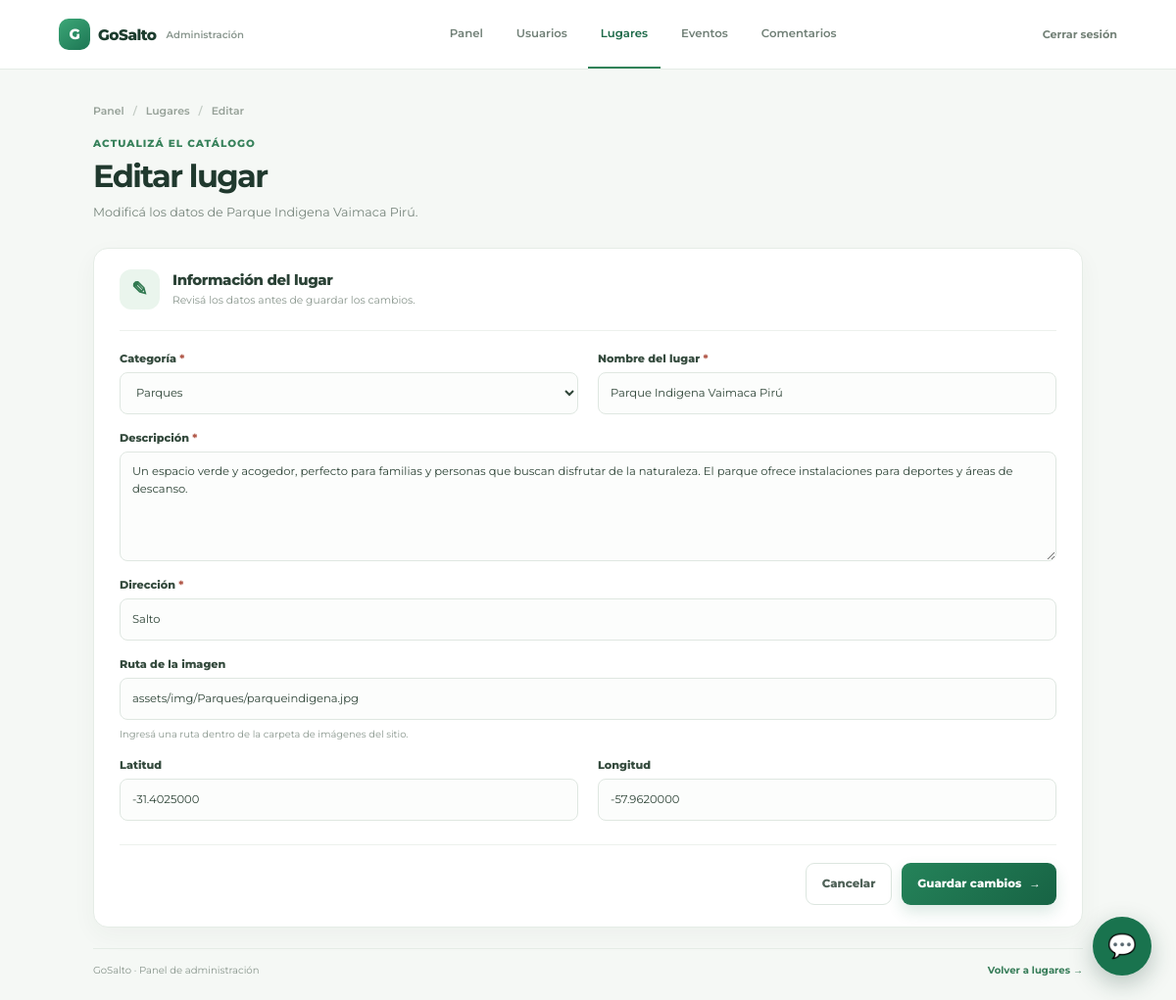
Before: /pages/admin/editar_lugar.php?id=11 (signed in) with the older database file.
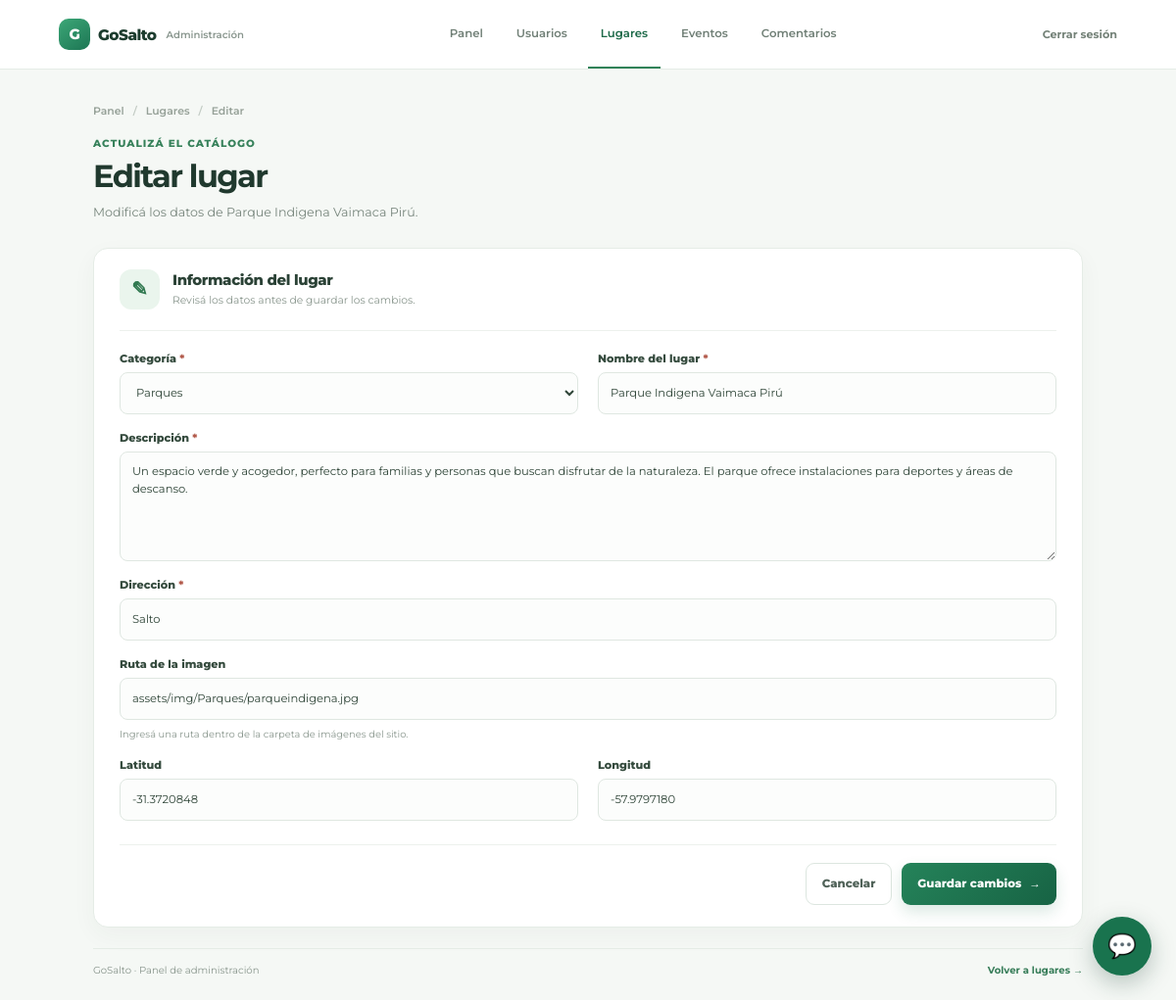
After: the same page with the newer database file.
### tables this page shows
CREATE TABLE `lugar_categoria` (
  `ID_LUGAR` int(11) NOT NULL,
  `ID_CATEGORIA` int(11) NOT NULL
);

CREATE TABLE `lugar` (
  `ID_LUGAR` int(11) NOT NULL,
  `NOMBRE` varchar(150) NOT NULL,
  `DESCRIPCION` text DEFAULT NULL,
  `DIRECCION` varchar(200) NOT NULL,
  `IMAGEN` varchar(255) DEFAULT NULL,
  `LATITUD` decimal(10,7) DEFAULT NULL,
  `LONGITUD` decimal(10,7) DEFAULT NULL
);

CREATE TABLE `categoria` (
  `ID_CATEGORIA` int(11) NOT NULL,
  `NOMBRE` varchar(100) NOT NULL
);

### pages/admin/editar_lugar.php (the view, shortened to what the changed rows need)
<?php
require_once("../../conexion.php");
$id_lugar = $_GET["id"] ?? null;
$sql = "SELECT
            l.*,
            lc.ID_CATEGORIA
        FROM LUGAR l
        LEFT JOIN LUGAR_CATEGORIA lc
            ON l.ID_LUGAR = lc.ID_LUGAR
        WHERE l.ID_LUGAR = ?";
$stmt = $conexion->prepare($sql);
$stmt->bind_param(
    "i",
    $id_lugar
);
$stmt->execute();
$lugar = $stmt->get_result()->fetch_assoc();
$categorias = $conexion->query(
    "SELECT ID_CATEGORIA, NOMBRE
     FROM CATEGORIA
     ORDER BY NOMBRE"
);
?>
<!DOCTYPE html>
<html lang="es">
<head>
    <link rel="stylesheet" href="../../assets/css/admin-panel.css?v=2">
    <link rel="stylesheet" href="../../assets/css/admin-crud.css?v=3">
</head>
<body>
<div class="admin-crud">
    <main class="admin-crud-contenido admin-crud-contenido--formulario">
        <section class="admin-crud-encabezado">
            <div>
                <p class="admin-crud-etiqueta">Actualizá el catálogo</p>
                <h1>Editar lugar</h1>
                <p>Modificá los datos de <?= htmlspecialchars($lugar["NOMBRE"], ENT_QUOTES, "UTF-8") ?>.</p>
            </div>
        </section>
        <section class="admin-crud-form-card" aria-labelledby="titulo-formulario">
            <div class="admin-crud-form-intro">
                <div><h2 id="titulo-formulario">Información del lugar</h2><p>Revisá los datos antes de guardar los cambios.</p></div>
            </div>
            <form class="admin-crud-form" method="POST">
                <div class="admin-crud-campos">
                    <div class="admin-crud-campo">
                        <label for="id_categoria">Categoría <span aria-hidden="true">*</span></label>
                        <select id="id_categoria" name="id_categoria" required>
                            <?php while ($categoria = $categorias->fetch_assoc()): ?>
                                <option value="<?= (int) $categoria["ID_CATEGORIA"] ?>" <?= (int) $categoria["ID_CATEGORIA"] === (int) $lugar["ID_CATEGORIA"] ? "selected" : "" ?>><?= htmlspecialchars($categoria["NOMBRE"], ENT_QUOTES, "UTF-8") ?></option>
                            <?php endwhile; ?>
                        </select>
                    </div>
                    <div class="admin-crud-campo">
                        <label for="nombre">Nombre del lugar <span aria-hidden="true">*</span></label>
                        <input id="nombre" type="text" name="nombre" maxlength="150" value="<?= htmlspecialchars($lugar["NOMBRE"], ENT_QUOTES, "UTF-8") ?>" required>
                    </div>
                    <div class="admin-crud-campo admin-crud-campo--ancho">
                        <label for="descripcion">Descripción <span aria-hidden="true">*</span></label>
                        <textarea id="descripcion" name="descripcion" rows="4" required><?= htmlspecialchars($lugar["DESCRIPCION"], ENT_QUOTES, "UTF-8") ?></textarea>
                    </div>
                    <div class="admin-crud-campo admin-crud-campo--ancho">
                        <label for="direccion">Dirección <span aria-hidden="true">*</span></label>
                        <input id="direccion" type="text" name="direccion" maxlength="200" value="<?= htmlspecialchars($lugar["DIRECCION"], ENT_QUOTES, "UTF-8") ?>" required>
                    </div>
                    <div class="admin-crud-campo admin-crud-campo--ancho">
                        <label for="imagen">Ruta de la imagen</label>
                        <input id="imagen" type="text" name="imagen" maxlength="255" value="<?= htmlspecialchars($lugar["IMAGEN"] ?? "", ENT_QUOTES, "UTF-8") ?>" placeholder="assets/img/ejemplo.jpg">
                        <small>Ingresá una ruta dentro de la carpeta de imágenes del sitio.</small>
                    </div>
                    <div class="admin-crud-campo">
                        <label for="latitud">Latitud</label>
                        <input id="latitud" type="number" name="latitud" step="any" min="-90" max="90" value="<?= htmlspecialchars($lugar["LATITUD"] ?? "", ENT_QUOTES, "UTF-8") ?>" placeholder="-31.3977508">
                    </div>
                    <div class="admin-crud-campo">
                        <label for="longitud">Longitud</label>
                        <input id="longitud" type="number" name="longitud" step="any" min="-180" max="180" value="<?= htmlspecialchars($lugar["LONGITUD"] ?? "", ENT_QUOTES, "UTF-8") ?>" placeholder="-57.9623953">
                    </div>
                </div>
            </form>
        </section>
    </main>
</div>
<?php include("../../includes/chat-widget.php"); ?>
</body>
</html>

Changed rows visible on the page:
changed through a linked row, lugar_categoria "Parque Indigena Vaimaca Pirú": latitud "-31.4025000" → "-31.3720848"; longitud "-57.9620000" → "-57.9797180"
